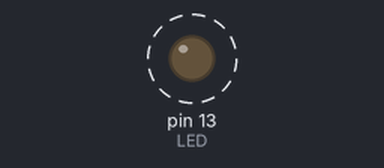
Bench run of a sketch on a simulated Arduino Uno, built with avr-gcc and run on an emulated ATmega328P. On the bench: output pins drawn as LEDs (lit = HIGH). Dashed ring = blinking.

Above: at 0.7 s.
Timing chart, 0 to 4.8 s (numbered marks = the images above):
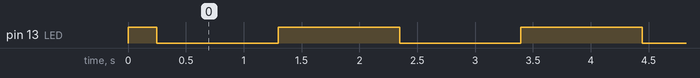

Measured:
- by itself, pin 13 (LED): alternates HIGH for 1.0 s and LOW for 1.0 s

The sketch:

lab2_task3_1.ino
```cpp
#include <avr/io.h>
#include <avr/interrupt.h>

ISR (TIMER1_COMPA_vect){

  PORTB ^= (1 << PB5); //mentioning we are working in port B pin PB5 where we have use XOR function


}


void setup() {
  DDRB |=(1<<PB5);// setting PORT B PIN 5 as LED output

  TCCR1A = 0;
  TCCR1B = (1<<WGM12); // Refrence from datasheet page 110 and and 109 where this line suggest it s clear timer on compare match
  TCCR1B = (1 << CS12); // and this line used to define pre scaler

  OCR1A = 15625; // The frequency of AVR is 16MHz so one tick is 62.5ns where if we prescale per tick to 1024 then each tick time will be 0.000064s and the total tick needed to be one second is 15625

  //so when the tick counter reach the value it will reset back to zero
 TIMSK1 |= (1 << OCIE1A);
sei();
}

void loop() {
  // put your main code here, to run repeatedly:

}
```
